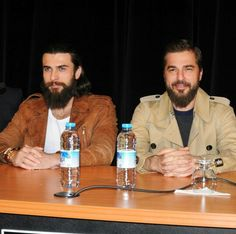
#> input picture Face Recongnition/testImages/face11.jpg, 236 x 234 px, found by its file name
$ python tester.py
#> lines starting #> are read from the running program, lines starting #| are printed output that depends on the picture
### Face Recongnition/faceRecongnition.py
# -*- coding: utf-8 -*-
"""
Created on Fri Oct  9 14:29:46 2020

@author: DANIA NIAZI
"""

import cv2
import os
import numpy as np

def faceDetection(test_img):

    gray_img=cv2.cvtColor(test_img,cv2.COLOR_BGR2GRAY)
    #To avoid dostracting features
    face_haar_cascade= cv2.CascadeClassifier('C:\\Users\\DANIA NIAZI\\Desktop\\GIT_PROJECTS\\OpenCV\\Face Recongnition\\HaarCascade\\haarcascade_frontalface_default.xml')
    faces= face_haar_cascade.detectMultiScale(gray_img,scaleFactor=1.32,minNeighbors=5)
    return faces,gray_img

#Generate Labels for each of image of our training data
# [37 lines left out: functions labels_for_training_data, train_classifier, not called in this run]

#Function to draw bounding box arround the detected face
def draw_rect(test_img,face):
    (x,y,w,h)=face
    cv2.rectangle(test_img,(x,y),(x+w,y+h),(255,0,0),thickness=5)
#adding text lablel on image'

def put_text(test_img,text,x,y):
    cv2.putText(test_img,text,(x-50,y+120),cv2.FONT_HERSHEY_COMPLEX,1,(255,0,0),1)


### Face Recongnition/tester.py
import cv2
import os
import numpy as np
import faceRecongnition as fr

test_img= cv2.imread('C:\\Users\\DANIA NIAZI\\Desktop\\GIT_PROJECTS\\OpenCV\\Face Recongnition\\testImages\\face11.jpg')
#> test_img is the input picture: shape (234, 236, 3); mean B, G, R 61.3, 81.3, 108.5
faces_detected,gray_img=fr.faceDetection(test_img)
#> in faceDetection, `gray_img=cv2.cvtColor(test_img,cv2.COLOR_BGR2GRAY)`:
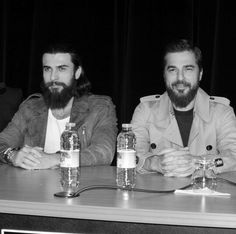
#> gray_img: shape (234, 236); min 0, max 255, mean 87.2
#> in faceDetection, `faces= face_haar_cascade.detectMultiScale(gray_img,scaleFactor=1.32,mi..`: faces = [[36, 54, 38, 38], [156, 49, 51, 51]]
#> faces_detected = [[36, 54, 38, 38], [156, 49, 51, 51]]
print("face_dtected:", faces_detected)
#| face_dtected: [[ 36  54  38  38]
#|  [156  49  51  51]]

#calling the label for training data
# faces,faceIDLabels = fr.labels_for_training_data('C:\\Users\\DANIA NIAZI\\Desktop\\GIT_PROJECTS\\OpenCV\\Face Recongnition\\trainingData')
#TRAINING CLASSIFIER
# face_recognizer=fr.train_classifier(faces,faceIDLabels)
#Save classifer
# face_recognizer.save('TrainingData.yml' )

face_recognizer=cv2.face.LBPHFaceRecognizer_create()
#> (the run stopped early here; a loop or call above may not have finished)

$ run again, with Face Recongnition/testImages/face2.jpg copied over Face Recongnition/testImages/face11.jpg
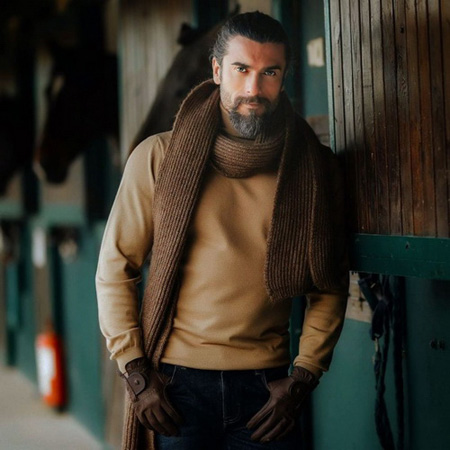
#> input picture Face Recongnition/testImages/face2.jpg, 450 x 450 px, found by its file name
#> test_img is the input picture: shape (450, 450, 3); mean B, G, R 43.3, 53.4, 57.6
#> in faceDetection, `gray_img=cv2.cvtColor(test_img,cv2.COLOR_BGR2GRAY)`:
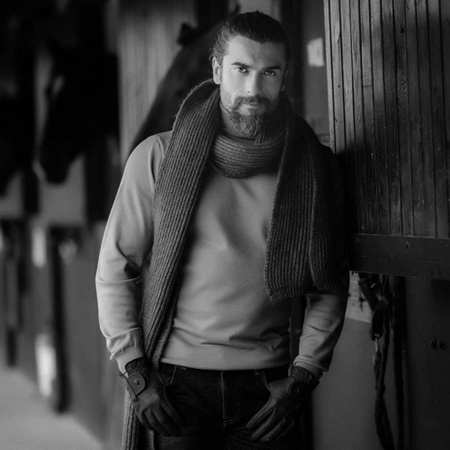
#> gray_img: shape (450, 450); min 0, max 229, mean 53.5
#> faces = [[216, 41, 80, 80]]
#| face_dtected: [[216  41  80  80]]

$ run again, with Face Recongnition/testImages/face3.jpg copied over Face Recongnition/testImages/face11.jpg
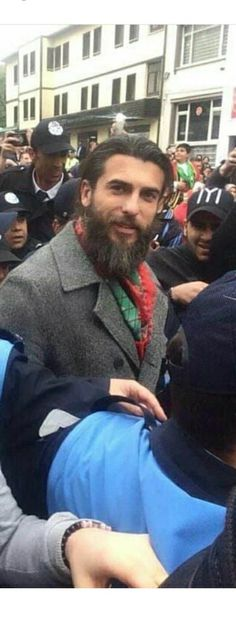
#> input picture Face Recongnition/testImages/face3.jpg, 236 x 619 px, found by its file name
#> test_img is the input picture: shape (619, 236, 3); mean B, G, R 132.5, 127.1, 124.3
#> in faceDetection, `gray_img=cv2.cvtColor(test_img,cv2.COLOR_BGR2GRAY)`:
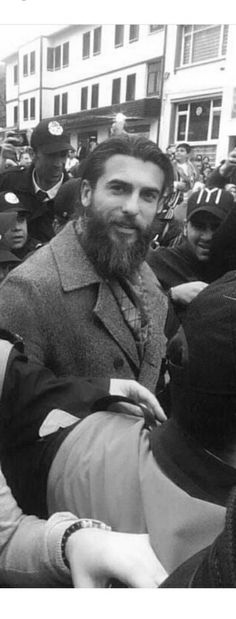
#> gray_img: shape (619, 236); min 1, max 255, mean 126.8
#> faces = [[86, 158, 90, 90]]
#| face_dtected: [[ 86 158  90  90]]

$ run again, with Face Recongnition/testImages/face4.jpg copied over Face Recongnition/testImages/face11.jpg
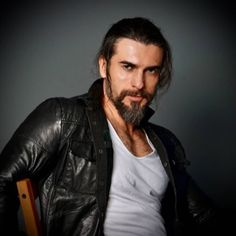
#> input picture Face Recongnition/testImages/face4.jpg, 236 x 236 px, found by its file name
#> test_img is the input picture: shape (236, 236, 3); mean B, G, R 54.2, 56, 59.8
#> in faceDetection, `gray_img=cv2.cvtColor(test_img,cv2.COLOR_BGR2GRAY)`:
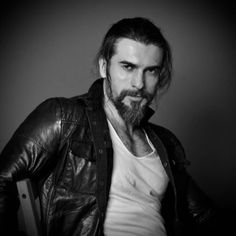
#> gray_img: shape (236, 236); min 0, max 249, mean 57
#> faces = [[104, 42, 70, 70]]
#| face_dtected: [[104  42  70  70]]
